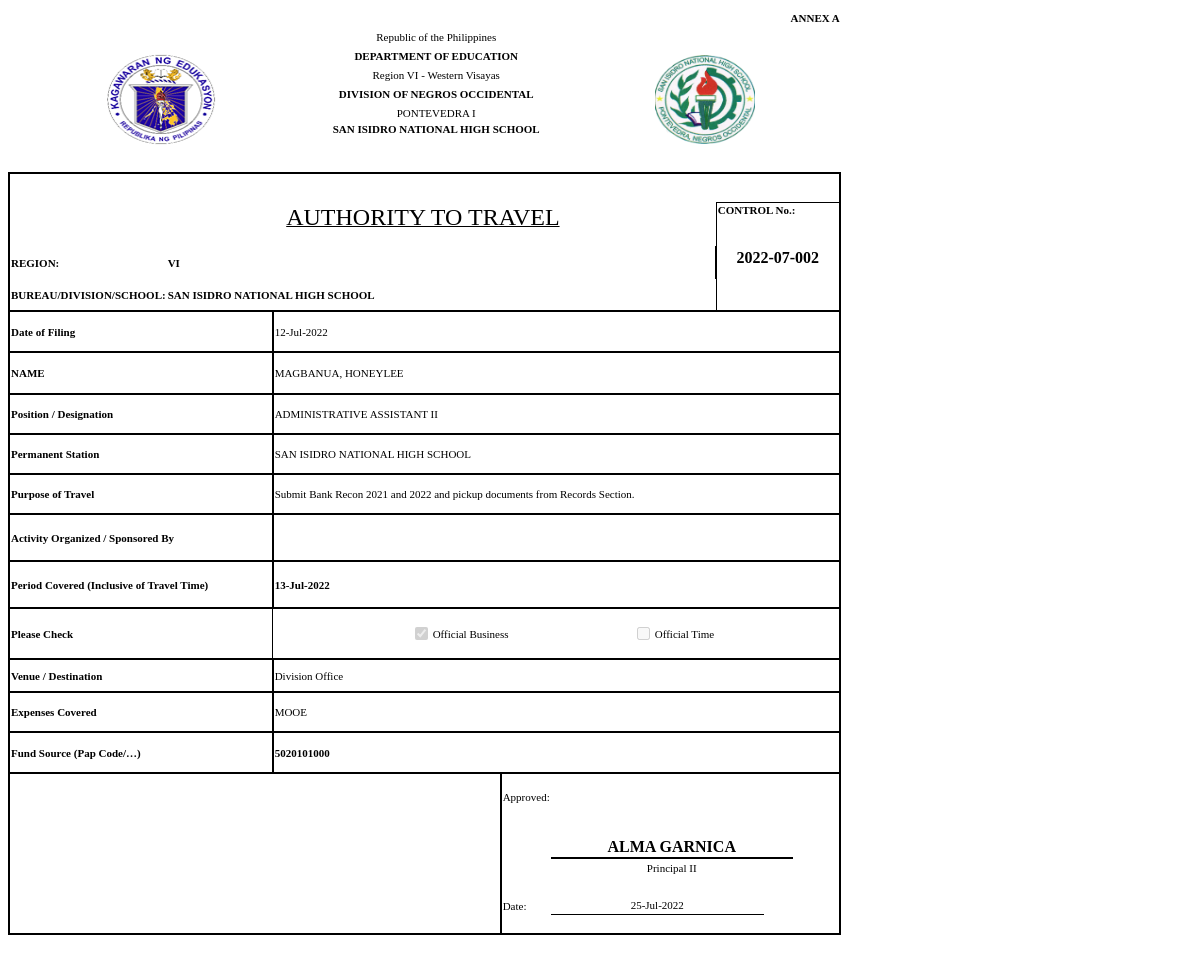
Page /admin/travel_view.php?id=2 (signed in) on the committed database.
### tables this page shows
CREATE TABLE `travel` (
  `travel_id` int(11) NOT NULL,
  `control_no` varchar(50) NOT NULL,
  `travel_filed` date NOT NULL,
  `travel_purpose` varchar(1000) NOT NULL,
  `travel_period` varchar(50) NOT NULL,
  `travel_type` varchar(50) NOT NULL,
  `travel_venue` varchar(1000) NOT NULL,
  `travel_coverage` varchar(1000) NOT NULL,
  `travel_source` varchar(50) NOT NULL,
  `user_id` int(6) UNSIGNED ZEROFILL NOT NULL
);

CREATE TABLE `travel_details` (
  `travel_details_id` int(11) NOT NULL,
  `travel_id` int(11) NOT NULL,
  `user_id` int(11) NOT NULL
);

CREATE TABLE `user` (
  `user_id` int(6) UNSIGNED ZEROFILL NOT NULL,
  `user_first` varchar(30) NOT NULL,
  `user_last` varchar(30) NOT NULL,
  `user_middle` varchar(50) DEFAULT NULL,
  `user_contact` varchar(30) NOT NULL,
  `qrcode` varchar(50) DEFAULT NULL,
  `user_address` varchar(50) NOT NULL,
  `city_id` int(11) NOT NULL,
  `cat_id` int(11) NOT NULL,
  `user_bday` date NOT NULL,
  `user_sex` varchar(15) NOT NULL,
  `audio` varchar(100) DEFAULT NULL,
  `username` varchar(50) NOT NULL,
  `password` varchar(50) NOT NULL
);

CREATE TABLE `user_details` (
  `user_details_id` int(11) NOT NULL,
  `user_id` int(6) UNSIGNED ZEROFILL NOT NULL,
  `designation` varchar(50) NOT NULL,
  `bp_no` int(11) DEFAULT NULL,
  `phic_no` int(11) DEFAULT NULL,
  `hdmf_no` int(11) DEFAULT NULL
);

### admin/travel_view.php (the view, shortened to what the rows shown need)
<!DOCTYPE HTML PUBLIC "-//W3C//DTD HTML 4.0 Transitional//EN">
<html>
<head>
</head>
<body>
<?php
    $id=$_REQUEST['id'];
    $query=mysqli_query($con,"select * from travel natural join user natural join user_details where travel_id='$id'")or die(mysqli_error());
      $row=mysqli_fetch_array($query);
        $id=$row['travel_id'];
?>
<table align="left" cellspacing="0" border="0">
  <colgroup width="78"></colgroup>
  <colgroup width="52"></colgroup>
  <colgroup width="54"></colgroup>
  <colgroup width="64"></colgroup>
  <colgroup width="73"></colgroup>
  <colgroup width="17"></colgroup>
  <colgroup width="69"></colgroup>
  <colgroup width="49"></colgroup>
  <colgroup width="81"></colgroup>
  <colgroup width="18"></colgroup>
  <colgroup width="62"></colgroup>
  <colgroup width="48"></colgroup>
  <colgroup width="29"></colgroup>
  <colgroup width="48"></colgroup>
  <tr>
    <td style="border-top: 1px solid #000000; border-bottom: 2px solid #000000; border-left: 1px solid #000000; border-right: 2px solid #000000" colspan=3 rowspan=3 align="left" valign=top><b><font face="Constantia" color="#000000">CONTROL No.:<br><br>   <h4 style="font-weight: bolder;text-align: center;font-size: 16px"><?php echo $row['control_no'];?></h4>    </font></b></td>
    </tr>
  <tr>
    <td style="border-bottom: 1px solid #000000; border-left: 1px solid #000000; border-right: 2px solid #000000" colspan=11 align="left" valign=middle sdval="44319" sdnum="1033;1033;D-MMM-YY"><font face="Calibri Light" color="#000000"><?php echo date("d-M-Y",strtotime($row['travel_filed']));?></font></td>
    </tr>
  <tr>
    <td style="border-top: 1px solid #000000; border-bottom: 1px solid #000000; border-left: 1px solid #000000; border-right: 2px solid #000000" colspan=11 align="left" valign=middle><font face="Constantia" color="#000000"><?php
                        $query1=mysqli_query($con,"select * from travel_details natural join user where travel_id='$id'")or die(mysqli_error($con));
                            while ($row1=mysqli_fetch_array($query1)){
                              echo strtoupper($row1['user_last']).", ".strtoupper($row1['user_first'])." ";
                            }
                      ?>   </font></td>
    </tr>
  <tr>
    <td style="border-top: 1px solid #000000; border-bottom: 1px solid #000000; border-left: 1px solid #000000; border-right: 2px solid #000000" colspan=11 align="left" valign=middle><font face="Constantia" color="#000000">
      <?php
        $query1=mysqli_query($con,"select * from travel_details natural join user natural join user_details where travel_id='$id'")or die(mysqli_error($con));
            while ($row1=mysqli_fetch_array($query1)){
              echo strtoupper($row1['designation'])." ";
        }
      ?>
    </font></td>
    </tr>
  <tr>
    <td style="border-top: 1px solid #000000; border-bottom: 1px solid #000000; border-left: 1px solid #000000; border-right: 2px solid #000000" colspan=11 align="left" valign=middle><font face="Constantia" color="#000000"><?php echo $row['travel_purpose'];?></font></td>
    </tr>
  <tr>
    <td style="border-top: 1px solid #000000; border-bottom: 1px solid #000000; border-left: 1px solid #000000; border-right: 2px solid #000000" colspan=11 align="left" valign=middle sdval="44319" sdnum="1033;1033;D-MMM-YY"><b><font face="Calibri Light" color="#000000"><?php echo date("d-M-Y",strtotime($row['travel_period']));?></font></b></td>
    </tr>
  <tr>
    <td style="border-top: 0px solid #000000; border-bottom: 0px solid #000000; border-left: 0px solid #000000; border-right: 0px solid #000000" align="center" valign=middle><input type="checkbox" <?php if ($row['travel_type']=='Official Business') echo 'checked';else echo '0';?> disabled></font></td>
    <td style="border-top: 0px solid #000000; border-bottom: 0px solid #000000; border-left: 0px solid #000000; border-right: 0px solid #000000" align="left" valign=middle><input type="checkbox" <?php if ($row['travel_type']=='Official Time') echo 'checked'; else echo '';?> disabled></td>
    </tr>
  <tr>
    <td style="border-top: 1px solid #000000; border-bottom: 1px solid #000000; border-left: 1px solid #000000; border-right: 2px solid #000000" colspan=11 align="left" valign=middle><font face="Constantia" color="#000000"><?php echo $row['travel_venue'];?></font></td>
    </tr>
  <tr>
    <td style="border-top: 1px solid #000000; border-bottom: 1px solid #000000; border-left: 1px solid #000000; border-right: 2px solid #000000" colspan=11 align="left" valign=middle><font face="Constantia" color="#000000"><?php echo $row['travel_coverage'];?></font></td>
    </tr>
  <tr>
    <td style="border-bottom: 1px solid #000000" colspan=5 align="center" valign=middle><b><font face="Constantia" size=3 color="#000000"><?php echo $row['user_first']." ".$row['user_last'];?></font></b></td>
  </tr>
  <tr>
    <td style="border-top: 1px solid #000000" colspan=5 align="center" valign=middle><font face="Constantia" color="#000000"><?php echo $row['designation'];?></font></td>
  </tr>
</table>
<br clear=left>
</body>
</html>

### rows in the picture
travel: control_no "2022-07-002", travel_filed "12-Jul-2022", travel_purpose "Submit Bank Recon 2021 and 2022 and pickup documents from Records Section.", travel_period "13-Jul-2022", travel_type "☑", travel_venue "Division Office", travel_coverage "MOOE", user.user_first "ALMA", user.user_last "GARNICA", user_details.designation "Principal II"
travel_details: user.user_last "MAGBANUA", user.user_first "HONEYLEE", user_details.designation "ADMINISTRATIVE ASSISTANT II"
